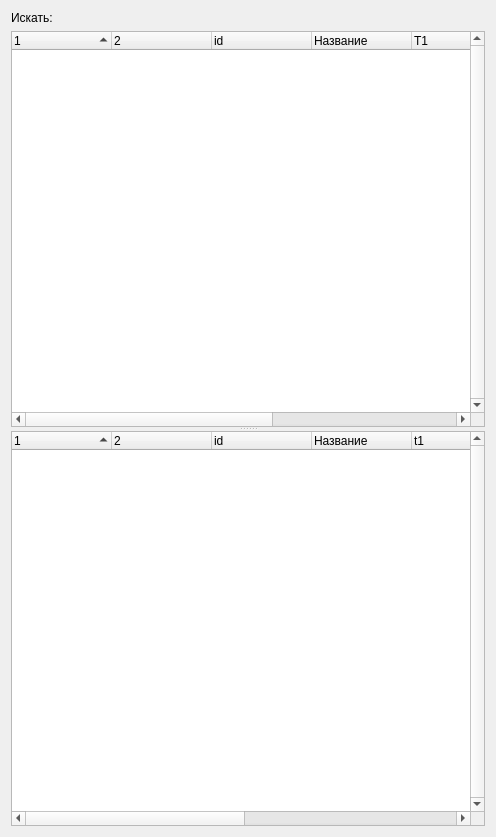
<?xml version="1.0" encoding="UTF-8"?>
<ui version="4.0">
 <class>LeftPanel</class>
 <widget class="QWidget" name="LeftPanel">
  <property name="geometry">
   <rect>
    <x>0</x>
    <y>0</y>
    <width>496</width>
    <height>837</height>
   </rect>
  </property>
  <property name="windowTitle">
   <string/>
  </property>
  <layout class="QGridLayout" name="gridLayout">
   <item row="1" column="0">
    <widget class="QSplitter" name="horizontal_splitter">
     <property name="orientation">
      <enum>Qt::Vertical</enum>
     </property>
     <widget class="QTreeWidget" name="groupTree">
      <property name="minimumSize">
       <size>
        <width>0</width>
        <height>0</height>
       </size>
      </property>
      <property name="maximumSize">
       <size>
        <width>16777215</width>
        <height>16777215</height>
       </size>
      </property>
      <property name="verticalScrollBarPolicy">
       <enum>Qt::ScrollBarAlwaysOn</enum>
      </property>
      <property name="textElideMode">
       <enum>Qt::ElideNone</enum>
      </property>
      <property name="rootIsDecorated">
       <bool>false</bool>
      </property>
      <property name="sortingEnabled">
       <bool>true</bool>
      </property>
      <property name="allColumnsShowFocus">
       <bool>true</bool>
      </property>
      <property name="headerHidden">
       <bool>false</bool>
      </property>
      <property name="columnCount">
       <number>8</number>
      </property>
      <attribute name="headerVisible">
       <bool>true</bool>
      </attribute>
      <attribute name="headerCascadingSectionResizes">
       <bool>false</bool>
      </attribute>
      <column>
       <property name="text">
        <string/>
       </property>
      </column>
      <column>
       <property name="text">
        <string/>
       </property>
      </column>
      <column>
       <property name="text">
        <string>id</string>
       </property>
      </column>
      <column>
       <property name="text">
        <string>Название</string>
       </property>
      </column>
      <column>
       <property name="text">
        <string>T1</string>
       </property>
      </column>
      <column>
       <property name="text">
        <string>t2</string>
       </property>
      </column>
      <column>
       <property name="text">
        <string>a1</string>
       </property>
      </column>
      <column>
       <property name="text">
        <string>a2</string>
       </property>
      </column>
     </widget>
     <widget class="QTreeWidget" name="itemTree">
      <property name="verticalScrollBarPolicy">
       <enum>Qt::ScrollBarAlwaysOn</enum>
      </property>
      <property name="rootIsDecorated">
       <bool>false</bool>
      </property>
      <property name="sortingEnabled">
       <bool>true</bool>
      </property>
      <property name="allColumnsShowFocus">
       <bool>true</bool>
      </property>
      <property name="headerHidden">
       <bool>false</bool>
      </property>
      <attribute name="headerVisible">
       <bool>true</bool>
      </attribute>
      <column>
       <property name="text">
        <string/>
       </property>
      </column>
      <column>
       <property name="text">
        <string/>
       </property>
      </column>
      <column>
       <property name="text">
        <string>id</string>
       </property>
      </column>
      <column>
       <property name="text">
        <string>Название</string>
       </property>
      </column>
      <column>
       <property name="text">
        <string>t1</string>
       </property>
      </column>
      <column>
       <property name="text">
        <string>T2</string>
       </property>
      </column>
      <column>
       <property name="text">
        <string>a1</string>
       </property>
      </column>
      <column>
       <property name="text">
        <string>a2</string>
       </property>
      </column>
      <column>
       <property name="text">
        <string>group_id</string>
       </property>
      </column>
     </widget>
    </widget>
   </item>
   <item row="0" column="0">
    <layout class="QHBoxLayout" name="horizontalLayout">
     <item>
      <widget class="QLabel" name="label">
       <property name="text">
        <string>Искать:</string>
       </property>
      </widget>
     </item>
    </layout>
   </item>
  </layout>
 </widget>
 <resources/>
 <connections/>
</ui>
